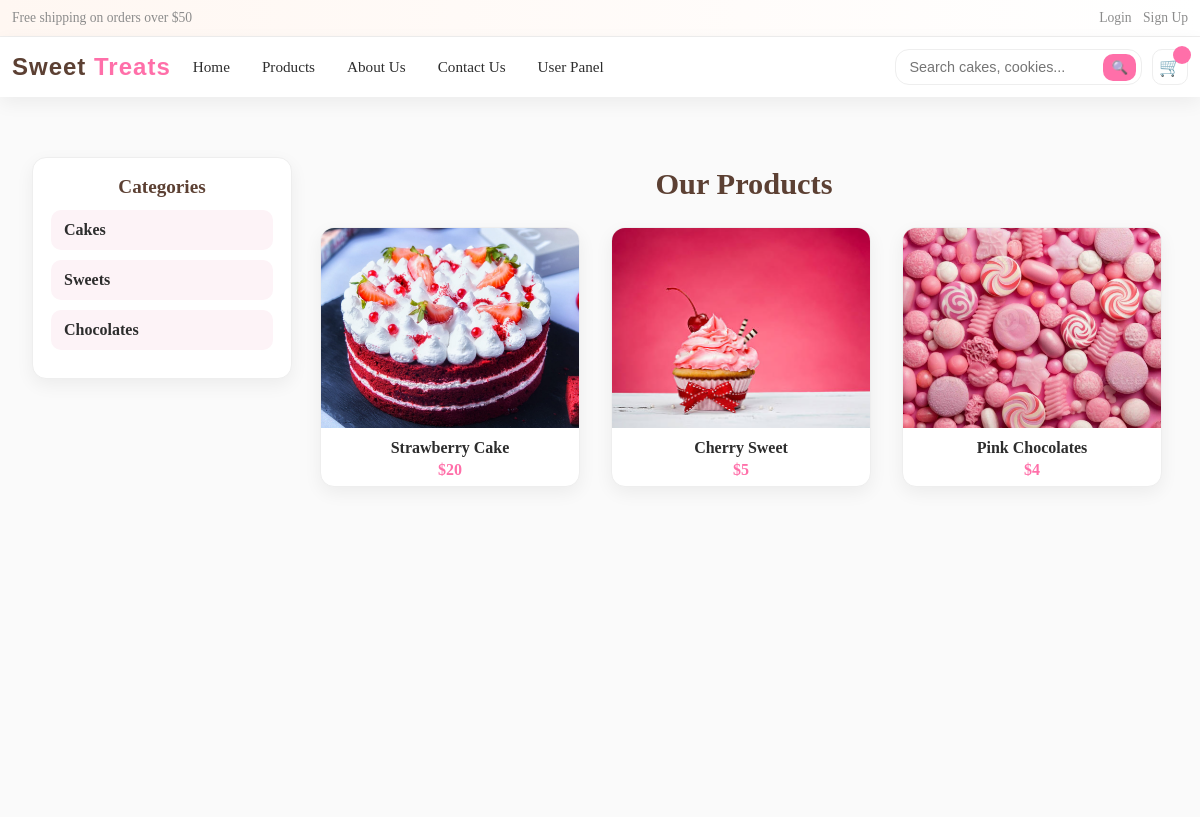
Page /products on the committed database.
### product_module/models.py (models this page shows, shortened)
class ProductCategory(models.Model):
    title = models.CharField(max_length=300, db_index=True, verbose_name='Title')
    image = models.ImageField(upload_to='uploads/images', null=True, blank=True, verbose_name='Product Category Image')
    url_title = models.CharField(max_length=300, db_index=True, verbose_name='URL Title')
    is_active = models.BooleanField(verbose_name='Active / Inactive')
    is_delete = models.BooleanField(verbose_name='Deleted / Not Deleted')
    class Meta:
        verbose_name = 'Category'
        verbose_name_plural = 'Categories'

class Product(models.Model):
    title = models.CharField(max_length=300, verbose_name='Product Name')
    category = models.ManyToManyField(ProductCategory, related_name='product_categories', verbose_name='Categories')
    image = models.ImageField(upload_to='uploads/images', null=True, blank=True, verbose_name='Product Image')
    price = models.IntegerField(verbose_name='Price')
    short_description = models.CharField(max_length=360, db_index=True, null=True, verbose_name='Short Description')
    description = models.TextField(verbose_name='Main Description', db_index=True)
    slug = models.SlugField(default="", null=False, db_index=True, blank=True, max_length=200, unique=True,
                            verbose_name='Slug')
    is_active = models.BooleanField(default=False, verbose_name='Active / Inactive')
    is_delete = models.BooleanField(verbose_name='Deleted / Not Deleted')
    class Meta:
        verbose_name = 'Product'
        verbose_name_plural = 'Products'

### product_module/views.py (the view)
# urls.py: path('products', views.ProductListView.as_view(), name='product_list_view'),
class ProductListView(ListView):
    model = Product
    template_name = 'product_module/product-list.html'
    context_object_name = 'products'
    def get_queryset(self):
        return Product.objects.filter(is_active=True, is_delete=False)
    def get_context_data(self, **kwargs):
        context = super().get_context_data(**kwargs)
        context['categories'] = ProductCategory.objects.filter(is_active=True, is_delete=False)
        return context

### product_module/templates/product_module/product-list.html (shortened to what this page needs)
{% extends 'shared/base.html' %}
{% load static %}
{% block content %}
    <section class="product-page">
        <div class="container product-layout">
            <aside class="sidebar">
                <h2 class="sidebar-title">Categories</h2>
                <ul class="category-list">
                    {% for category in categories %}
                        <li>
                            <a class="{% if request.resolver_match.kwargs.category == category.url_title %}active{% endif %}"
                               href="{% url 'product_by_category' category.url_title %}">
                                {{ category.title }}
                            </a>
                        </li>
                    {% empty %}
                        <li>No categories available</li>
                    {% endfor %}
                </ul>
            </aside>
            <div class="products-wrapper">
                <h1 class="page-title">Our Products</h1>
                <div class="product-grid">
                    {% for product in products %}
                        <article class="product-card">
                            <a class="product-media" href="{% url 'product_detail_view' pk=product.pk %}">
                                {% if product.image %}
                                    <img src="{{ product.image.url }}" alt="{{ product.title }}">
                                {% else %}
                                    <img src="{% static 'images/no-image.png' %}" alt="No image">
                                {% endif %}
                            </a>
                            <div class="card-body">
                                <h2 class="product-title">{{ product.title }}</h2>
                                <div class="product-price">${{ product.price }}</div>
                                <p class="product-desc">{{ product.short_description|default:"" |truncatechars:80 }}</p>
                            </div>
                        </article>
                    {% empty %}
                        <p>No products found.</p>
                    {% endfor %}
                </div>
            </div>
        </div>
    </section>
{% endblock %}

### templates/shared/base.html (shortened to what this page needs)
<!DOCTYPE html>
<html lang="en">
<head>
    {% include 'includes/references-header.html' %}
</head>
<body>
{% include "includes/header-site.html" %}
{% block content %}
{% endblock %}
<link rel="stylesheet" href="https://cdn.jsdelivr.net/npm/swiper/swiper-bundle.min.css"/>
</body>
</html>

### templates/includes/references-header.html
<link rel="stylesheet" href="/static/css/header/header-site.css">
<link rel="stylesheet" href="/static/css/register.css">
<link rel="stylesheet" href="/static/css/login.css">
<link rel="stylesheet" href="/static/css/product-list.css">
<link rel="stylesheet" href="/static/css/product-detail.css">
<link rel="stylesheet" href="/static/css/contact-us.css">
<link rel="stylesheet" href="/static/css/about-us.css">
<link rel="stylesheet" href="/static/css/home-site.css">
<link rel="stylesheet" href="/static/css/cart-site.css">
<link rel="stylesheet" href="/static/css/user-panel.css">

### templates/includes/header-site.html (shortened to what this page needs)
<header class="site-header">
    <div class="topbar">
        <div class="container">
            <div class="topbar-right">
                <span>Free shipping on orders over $50</span>
            </div>
            <div class="topbar-left">
                {% if user.is_authenticated %}
                    <a href="#" class="link">Hi, {{ user.first_name|default:user.username }}</a>
                    <a href="{% url 'logout_view' %}" class="link">Logout</a>
                {% else %}
                    <a href="{% url 'login_view' %}" class="link">Login</a>
                    <a href="{% url 'register_view' %}" class="link">Sign Up</a>
                {% endif %}
            </div>
        </div>
    </div>
    <div class="nav">
        <div class="container">
            <div class="brand-text">
                Sweet <span class="highlight">Treats</span>
            </div>
            <nav class="menu" id="mainMenu" aria-label="Main navigation">
                <ul>
                    <li><a href="{% url 'home_view' %}">Home</a></li>
                    <li><a href="{% url 'product_list_view' %}">Products</a></li>
                    <li><a href="{% url 'about_view' %}">About Us</a></li>
                    <li><a href="{% url 'contact_view' %}">Contact Us</a></li>
                    <li><a href="{% url 'user_panel_view' %}">User Panel</a></li>
                </ul>
            </nav>
            <div class="actions">
                <form action="#" method="get" class="search" role="search">
                    <input name="q" type="search" placeholder="Search cakes, cookies..." aria-label="Search">
                    <button type="submit" aria-label="Search">
                        🔍
                    </button>
                </form>
                <a href="{% url 'view_cart' %}" class="cart" aria-label="Shopping cart">
                    🛒
                    <span class="badge">
                    </span>
                </a>
            </div>
        </div>
    </div>
</header>

### templates/includes/references-footer.html (shortened to what this page needs)
{% load static %}

### static/css/header/header-site.css (style rules this page uses)
:root { --pink: #ff6fa9; --choco: #5c4033; --cream: #fff7f2; --text: #2d2d2d; --muted: #8c8c8c; --border: #eee; --shadow: 0 6px 18px rgba(0, 0, 0, .06); }
* { box-sizing: border-box; margin: 0; padding: 0; }
.site-header { position: sticky; top: 0; z-index: 50; }
.container { max-width: 1200px; margin-inline: auto; padding: 0 12px; }
.topbar { background: linear-gradient(90deg, var(--cream), #fff); border-bottom: 1px solid var(--border); font-size: .85rem; color: var(--muted); }
.topbar .container { display: flex; align-items: center; justify-content: space-between; gap: 8px; min-height: 36px; }
.topbar .link { color: var(--muted); text-decoration: none; margin-inline-start: 8px; }
.nav { background: #fff; box-shadow: var(--shadow); }
.nav .container { display: grid; grid-template-columns: auto 1fr auto; align-items: center; gap: 12px; min-height: 60px; }
.brand-text { font-size: 1.5rem; font-weight: 700; color: var(--choco); font-family: 'Poppins', sans-serif; letter-spacing: 1px; }
.brand-text .highlight { color: var(--pink); }
.menu ul { list-style: none; display: flex; gap: 12px; padding: 0; margin: 0; }
.menu a { text-decoration: none; color: var(--text); padding: 6px 10px; border-radius: 10px; font-weight: 500; font-size: .95rem; }
.actions { display: flex; align-items: center; justify-content: flex-end; gap: 10px; }
.search { display: flex; align-items: center; border: 1px solid var(--border); border-radius: 14px; padding: 3px 5px; background: #fff; }
.search input { border: 0; outline: 0; padding: 6px 8px; min-width: 180px; font-size: .9rem; }
.search button { border: 0; background: var(--pink); color: #fff; border-radius: 10px; padding: 6px 8px; cursor: pointer; }
.cart { position: relative; display: inline-flex; align-items: center; justify-content: center; width: 36px; height: 36px; border-radius: 10px; text-decoration: none; font-size: 18px; background: #fff; border: 1px solid var(--border); }
.badge { position: absolute; top: -4px; right: -4px; background: var(--pink); color: #fff; font-size: .7rem; min-width: 18px; height: 18px; display: grid; place-items: center; border-radius: 999px; padding: 0 4px; font-weight: 700; }

### static/css/login.css (style rules this page uses)
:root { --pink: #ff6fa9; --choco: #5c4033; --cream: #fff7f2; --text: #2d2d2d; --muted: #8c8c8c; --border: #eee; --shadow: 0 6px 18px rgba(0, 0, 0, .06); }

### static/css/product-list.css (style rules this page uses)
:root { --pink: #ff6fa9; --choco: #5c4033; --cream: #fff7f2; --text: #2d2d2d; --muted: #8c8c8c; --border: #eee; --shadow: 0 6px 18px rgba(0, 0, 0, .06); --card-size: 260px; }
.product-page { padding: 24px 0; background: linear-gradient(135deg, var(--cream), #fff); }
.product-layout { display: grid; grid-template-columns: 260px 1fr; gap: 28px; }
.sidebar { background: #fff; border: 1px solid var(--border); border-radius: 14px; box-shadow: var(--shadow); padding: 18px; position: sticky; top: 18px; align-self: start; }
.sidebar-title { font-size: 1.2rem; font-weight: 700; color: var(--choco); text-align: center; margin-bottom: 12px; }
.category-list { list-style: none; margin: 0; padding: 0; }
.category-list li { margin-bottom: 10px; }
.category-list a { display: block; padding: 10px 12px; border-radius: 10px; background: #fdf3f7; color: var(--text); font-weight: 600; text-decoration: none; transition: .25s ease; border: 1px solid transparent; }
.products-wrapper { width: 100%; }
.page-title { text-align: center; font-size: 1.9rem; font-weight: 800; color: var(--choco); margin: 10px 0 24px; }
.product-grid { display: flex; flex-wrap: wrap; gap: 20px; justify-content: flex-start; }
.product-card { flex: 0 0 var(--card-size); width: var(--card-size); height: var(--card-size); background: #fff; border: 1px solid var(--border); border-radius: 14px; box-shadow: var(--shadow); overflow: hidden; display: flex; flex-direction: column; transition: transform .2s, box-shadow .2s; }
.product-card img { width: 100%; height: 60%; object-fit: cover; display: block; }
.card-body { flex: 1; padding: 10px 12px; display: flex; flex-direction: column; justify-content: space-between; text-align: center; }
.product-title { font-size: 1rem; font-weight: 700; color: var(--text); margin: 0 0 4px; line-height: 1.2; display: -webkit-box; -webkit-box-orient: vertical; -webkit-line-clamp: 1; overflow: hidden; }
.product-price { font-size: 1rem; font-weight: 800; color: var(--pink); margin-bottom: 6px; }
.product-desc { font-size: .85rem; color: var(--muted); margin: 0 0 8px; display: -webkit-box; -webkit-box-orient: vertical; -webkit-line-clamp: 2; overflow: hidden; }

### rows in the picture
ProductCategory: title "Cakes"
ProductCategory: title "Sweets"
ProductCategory: title "Chocolates"
Product: image (picture), title "Strawberry Cake", price "20"
Product: image (picture), title "Cherry Sweet", price "5"
Product: image (picture), title "Pink Chocolates", price "4"
